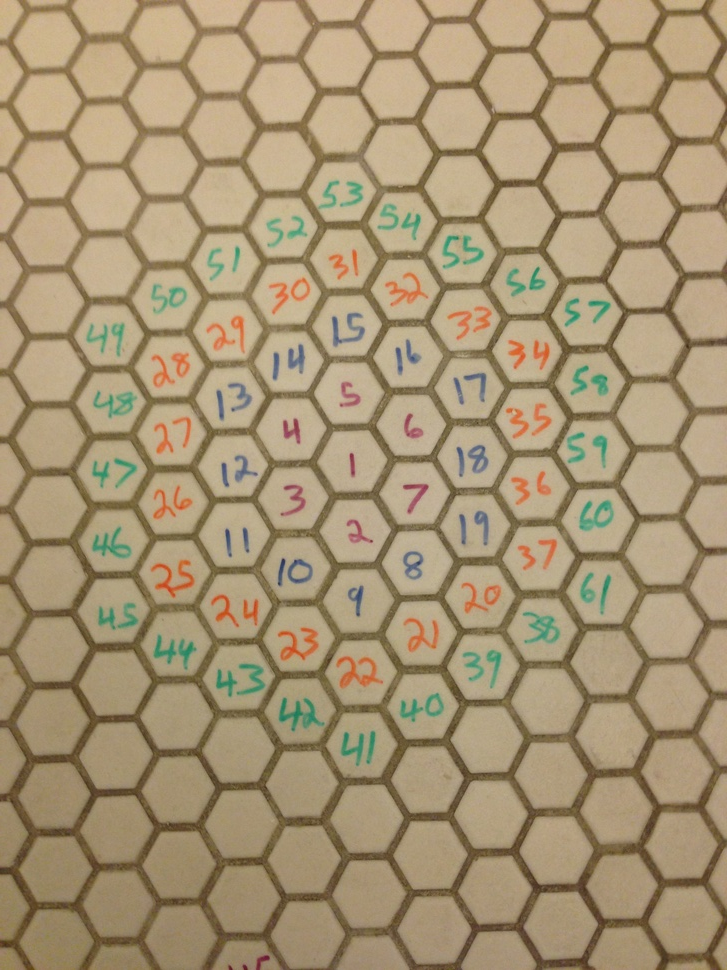
#> input picture concentric_hexagons.jpg, 727 x 970 px, shrunk from 2448 x 3264 before the run
$ python -i fit_ellipse.py   (imports and definitions only)   (Python 2 division)
#> lines starting #> are read from the running program, lines starting #| are printed output that depends on the picture; after the words box and inside, x2 and y2 are one past the last pixel; in counts of white or black regions, pixels touching at a corner belong together
import cv2.cv as cv
import cv2
import numpy as np
import math
import sys
import glob
import os
REQUIRED_CIRCLESNESS = 0.95
def process_frame(filename):
#> called with filename = 'concentric_hexagons.jpg'
    im = cv2.imread(filename)
#> im is the input picture: shape (970, 727, 3); mean B, G, R 115.5, 147.7, 166.4
    filename = filename.replace("rectified","enhanced_ellipse_overlay")
    imgray = cv2.cvtColor(im,cv2.COLOR_BGR2GRAY)
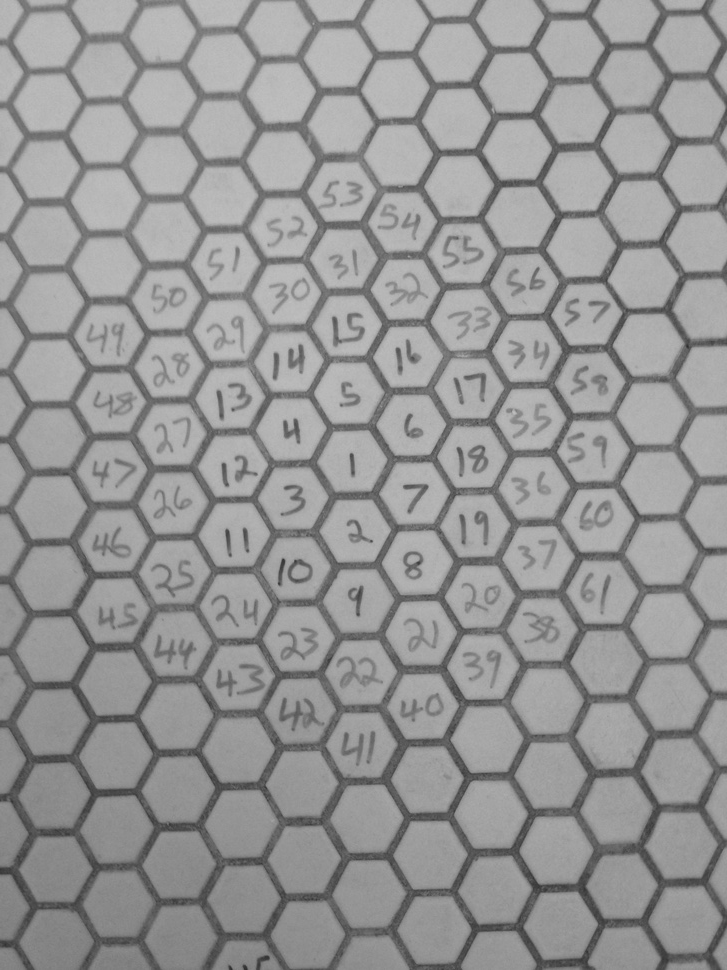
#> imgray: shape (970, 727); min 45, max 192, mean 149.6
    ret,thresh = cv2.threshold(imgray,127,255,0)
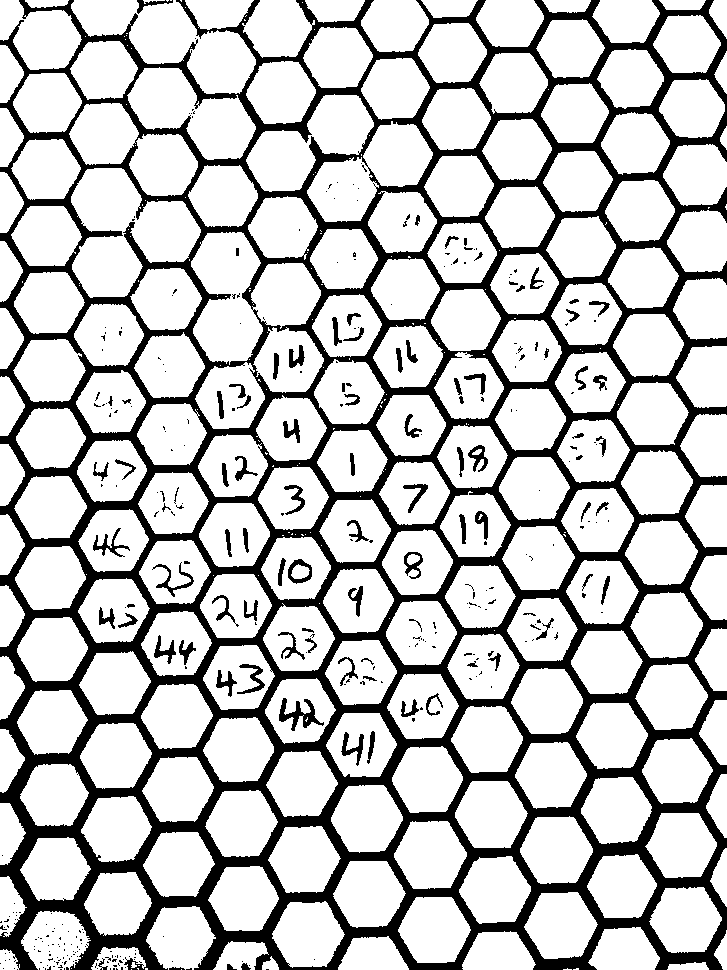
#> thresh: shape (970, 727); 77% white; 367 black regions (274 under 20 px), largest, box (x1, y1, x2, y2) and area: (0, 0, 727, 970) 150704, (279, 698, 324, 731) 547, (152, 562, 194, 597) 302
    is_black_y,is_black_x = np.where(thresh == np.array([0]))
    is_black = np.column_stack((is_black_x,is_black_y))
#> is_black = 162061 pairs, first value 0 to 726, second value 0 to 969
    ellipse = cv2.fitEllipse(is_black)
#> ellipse = ((363.7, 504), (705, 948.4), 1.65)
    cv2.ellipse(im,ellipse,(0,255,255),2)
    #print ellipse
    center = (int(ellipse[0][0]),int(ellipse[0][1]))
#> center = (363, 503)
    Height = ellipse[1][0]
#> Height = 705
    Width = ellipse[1][1]
#> Width = 948.4
    circleness_percent = Height / float(Width)
#> circleness_percent = 0.743
    if circleness_percent > REQUIRED_CIRCLESNESS:
        found_circle = True
    else:
        found_circle = False
    angle_offset = ellipse[2]
#> angle_offset = 1.65

    x_delta = is_black_x - center[0]
    y_delta = center[1] - is_black_y

    x_square = np.square(x_delta)
    y_square = np.square(y_delta)

    sum_square = x_square + y_square

    is_black_radii = np.sqrt(sum_square)
    radians = np.arctan2(y_delta, x_delta)
    angles = np.degrees(radians)
    angles = [-1 * angle + 180 if angle < 0 else angle for angle in angles]
#> angles = 162061 items

    fp = open("laser/points/{}_points.csv".format(os.path.split(filename)[1].replace(".png","")), 'w')
    fp_angles = open("laser/angles/{}_angles.csv".format(os.path.split(filename)[1].replace(".png","")), 'w')
    fp.write("center_x,center_y,point_x,point_y,radius,angle,angle_radians\n")
    fp_angles.write("angle,radius\n")
    average_radius = np.array(np.zeros(360))
    average_radius_points = np.array(np.zeros(360))
    index_max = np.argmax(is_black_radii)
#> index_max = 95
    index_min = np.argmin(is_black_radii)
#> index_min = 73321
    cv2.line(im,center,(is_black_x[index_max],is_black_y[index_max]),(255,255,0),3)
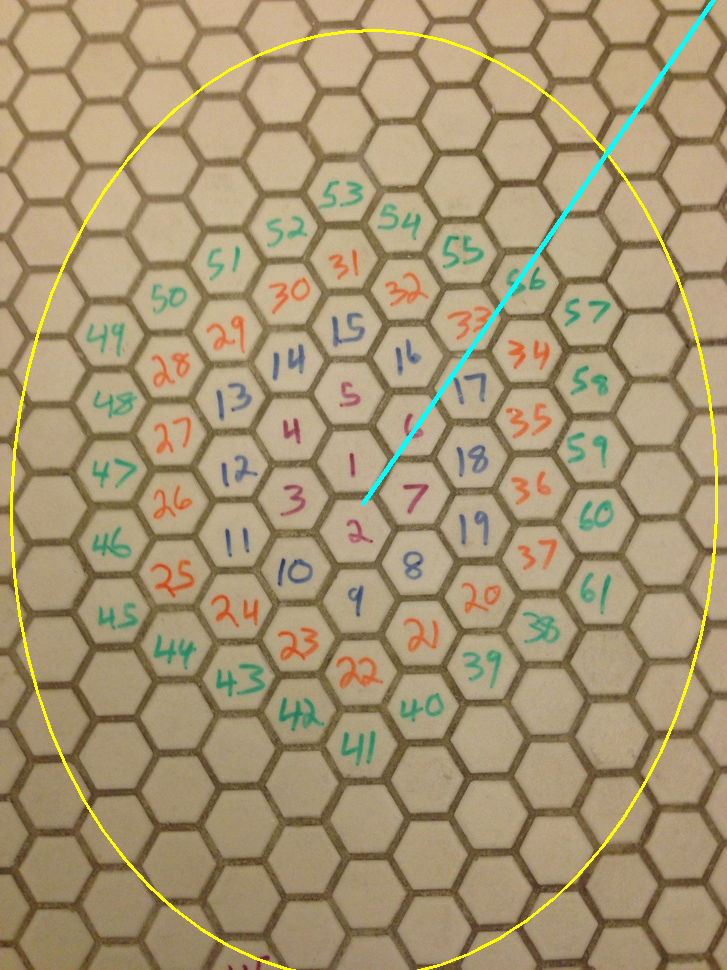
#> im: shape (970, 727, 3); mean B, G, R 114.8, 149.3, 166.7
    cv2.line(im,center,(is_black_x[index_min],is_black_y[index_min]),(255,0,255),3)
#> im: shape (970, 727, 3); under 0.01% of pixels changed, all inside (x1, y1, x2, y2) = (361, 497, 366, 506)
    cv2.imwrite(filename,im)

    if found_circle:
        print "{},{},{},{},{},{},{},{},{},{},{},{},{},{}".format(os.path.split(filename)[1],center[0],center[1],Height,Width,len(is_black),1,1,is_black_radii[index_max],is_black_x[index_max],is_black_y[index_max],is_black_radii[index_min],is_black_x[index_min],is_black_y[index_min])

        for i in range(0,len(is_black)):
            fp.write("{},{},{},{},{},{},{}\n".format(center[0],center[1],is_black_x[i],is_black_y[i],is_black_radii[i],angles[i],radians[i]))
            angle_index = angles[i] / 1
            average_radius[angle_index] = average_radius[angle_index] + is_black_radii[i]
            average_radius_points[angle_index] = average_radius_points[angle_index] + 1
        fp.close()

        for i in range(0,len(average_radius_points)):
            if average_radius_points[i] > 0:
                average_radius[i] = average_radius[i] / float(average_radius_points[i])
            fp_angles.write("{},{}\n".format(i,average_radius[i]))
    else:
        print "{},-1,-1,-1,-1,-1,-1,-1,-1,-1,-1,-1,-1,-1".format(os.path.split(filename)[1])

    fp_angles.close()

# [14 lines not run here, left out]

>>> result = process_frame('concentric_hexagons.jpg')
